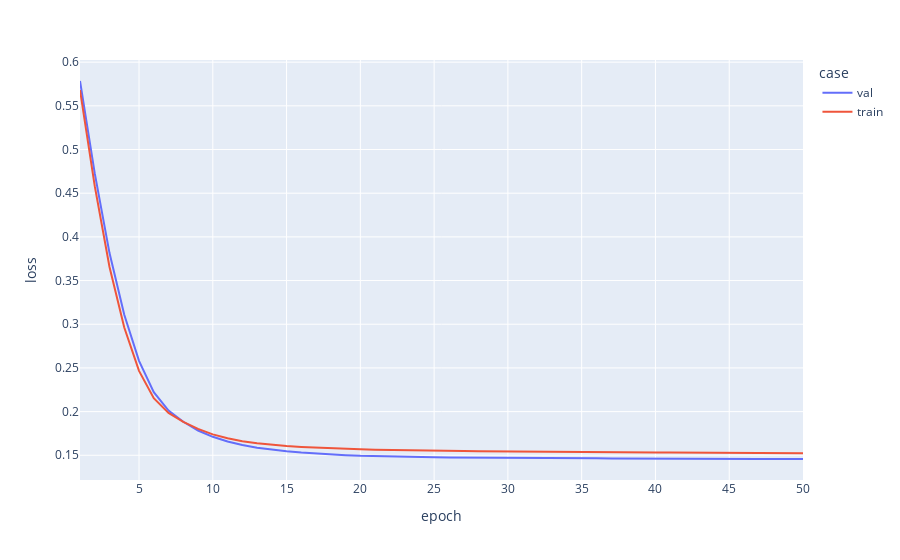

Notebook source saved alongside this figure:
### Code cell
x = final.sort_values('val_loss', ascending=True)['run_id'].values[0]
subset = results[results['run_id'] == x]
val = subset[['epoch', 'val_loss']].rename({'val_loss': 'loss'}, axis=1)
train = subset[['epoch', 'train_loss']].rename({'train_loss': 'loss'}, axis=1)
val['case'] = 'val'
train['case'] = 'train'
px.line(pd.concat([val, train]), x='epoch', y='loss', color='case')

### Figure 1 — Plotly figure (JSON) as saved in the notebook; plotly's stock layout.template omitted (floating-point values rounded to 4 significant figures)
{"data": [{"hovertemplate": "case=val<br>epoch=%{x}<br>loss=%{y}<extra></extra>", "legendgroup": "val", "line": {"color": "#636efa", "dash": "solid"}, "marker": {"symbol": "circle"}, "mode": "lines", "name": "val", "orientation": "v", "showlegend": true, "type": "scatter", "x": [1, 2, 3, 4, 5, 6, 7, 8, 9, 10, 11, 12, 13, 14, 15, 16, 17, 18, 19, 20, 21, 22, 23, 24, 25, 26, 27, 28, 29, 30, 31, 32, 33, 34, 35, 36, 37, 38, 39, 40, 41, 42, 43, 44, 45, 46, 47, 48, 49, 50], "xaxis": "x", "y": [0.5784, 0.4726, 0.3815, 0.3108, 0.2581, 0.2222, 0.2012, 0.1883, 0.1783, 0.1712, 0.1658, 0.1617, 0.1587, 0.1565, 0.1546, 0.1532, 0.152, 0.1509, 0.1501, 0.1493, 0.1489, 0.1485, 0.1482, 0.148, 0.1478, 0.1476, 0.1474, 0.1473, 0.1472, 0.147, 0.147, 0.1468, 0.1467, 0.1466, 0.1466, 0.1465, 0.1464, 0.1463, 0.1462, 0.1461, 0.146, 0.146, 0.146, 0.146, 0.1459, 0.1459, 0.1458, 0.1459, 0.1458, 0.1457], "yaxis": "y"}, {"hovertemplate": "case=train<br>epoch=%{x}<br>loss=%{y}<extra></extra>", "legendgroup": "train", "line": {"color": "#EF553B", "dash": "solid"}, "marker": {"symbol": "circle"}, "mode": "lines", "name": "train", "orientation": "v", "showlegend": true, "type": "scatter", "x": [1, 2, 3, 4, 5, 6, 7, 8, 9, 10, 11, 12, 13, 14, 15, 16, 17, 18, 19, 20, 21, 22, 23, 24, 25, 26, 27, 28, 29, 30, 31, 32, 33, 34, 35, 36, 37, 38, 39, 40, 41, 42, 43, 44, 45, 46, 47, 48, 49, 50], "xaxis": "x", "y": [0.5681, 0.458, 0.3656, 0.2963, 0.2466, 0.2154, 0.1985, 0.1882, 0.1802, 0.174, 0.1695, 0.1661, 0.1639, 0.1621, 0.1607, 0.1596, 0.1587, 0.158, 0.1574, 0.1568, 0.1564, 0.156, 0.1557, 0.1554, 0.1552, 0.155, 0.1548, 0.1546, 0.1544, 0.1543, 0.1542, 0.154, 0.1538, 0.1536, 0.1536, 0.1535, 0.1535, 0.1533, 0.1532, 0.1531, 0.1531, 0.153, 0.153, 0.1528, 0.1528, 0.1527, 0.1526, 0.1526, 0.1526, 0.1524], "yaxis": "y"}], "layout": {"legend": {"title": {"text": "case"}, "tracegroupgap": 0}, "margin": {"t": 60}, "xaxis": {"anchor": "y", "domain": [0, 1], "title": {"text": "epoch"}}, "yaxis": {"anchor": "x", "domain": [0, 1], "title": {"text": "loss"}}}}
